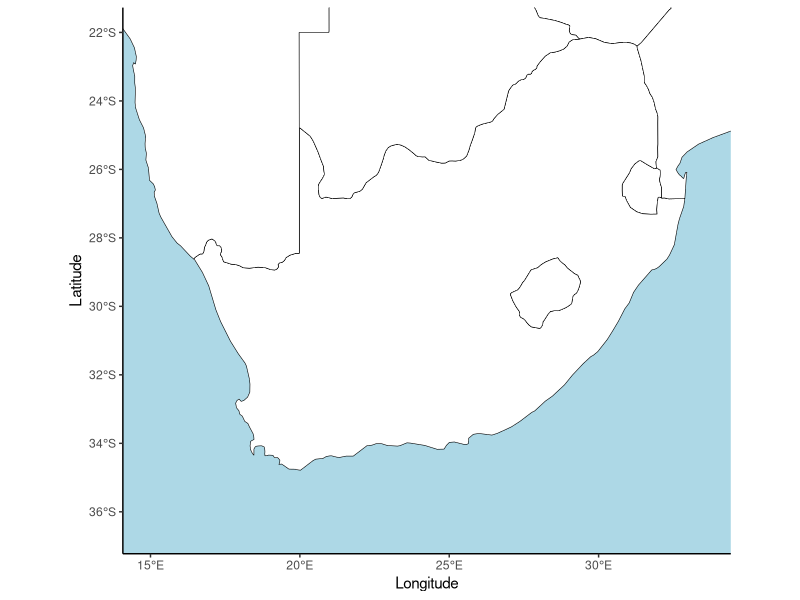
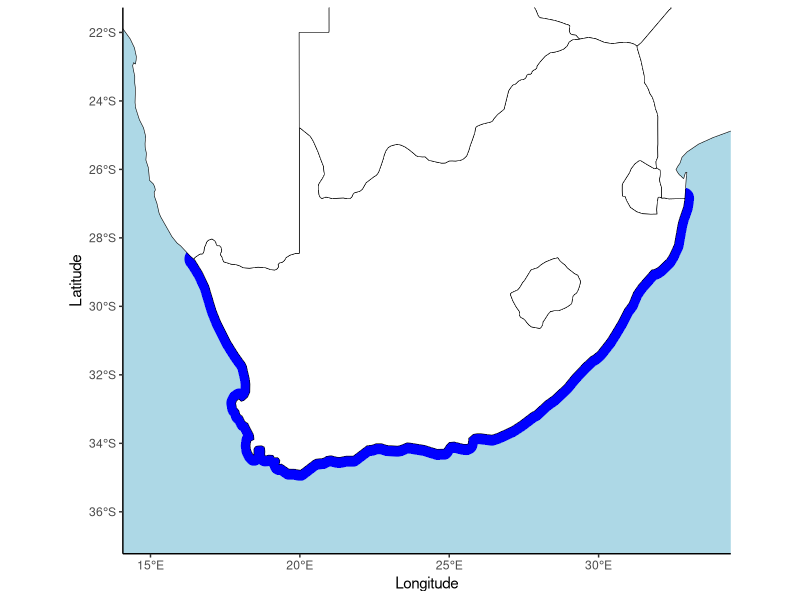
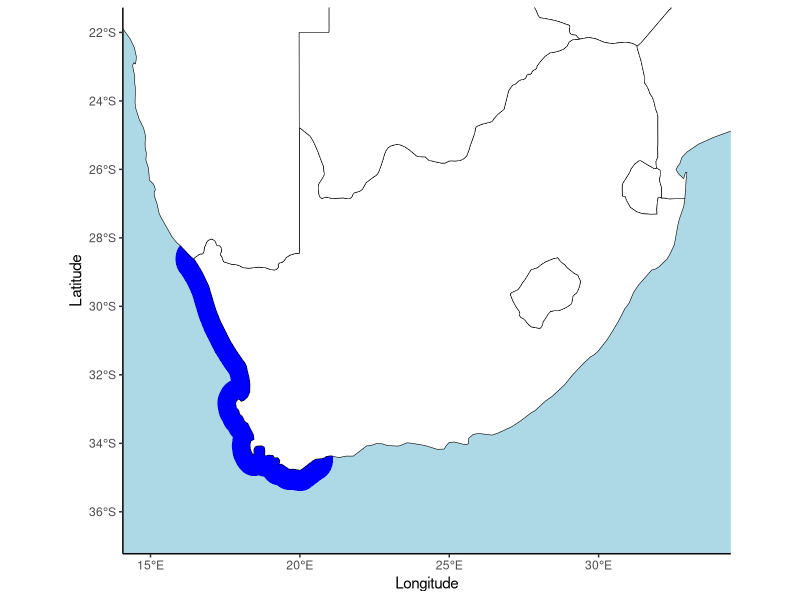
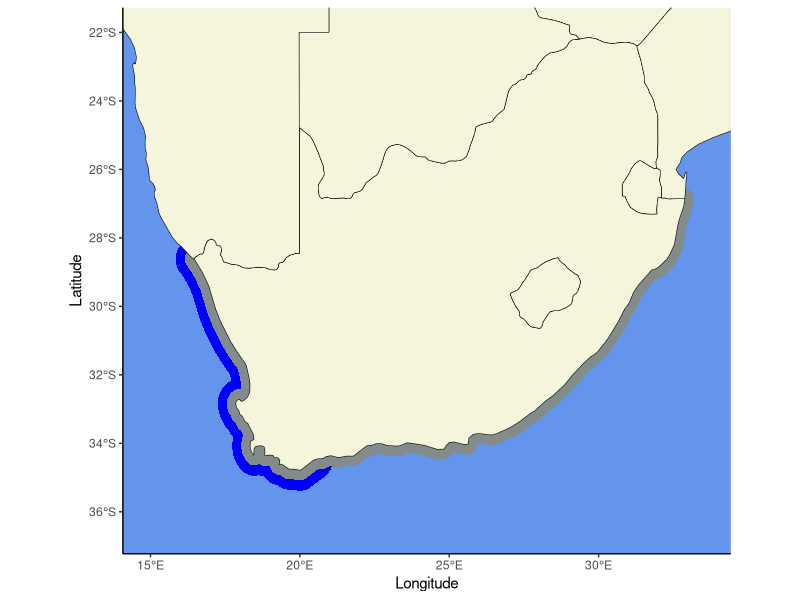

The R script that drew these images, in order:
## ---- chunk 1
#| warning: false

#install packages
# install.packages("rnaturalearth")
# install.packages("sf")
# install.packages("dplyr")
# install.packages("rnaturalearthdata")

# load in libs
library(rnaturalearth)
library(rnaturalearthdata)
library(tidyverse)
library(sf)
library(dplyr)
library(ggplot2)

# for the buffer to work as I expect, swith off
# the functions for spherical geometry:
sf_use_s2(FALSE)
## ---- chunk 2
# the full map extent:
xmin <- 15
xmax <- 33.5
xlim <- c(xmin, xmax)
## ---- chunk 3
ymin <- -36.5
ymax <- -22
ylim <- c(ymin, ymax)
## ---- chunk 4
bbox1 <- st_bbox(c(xmin = xmin, ymin = ymin,
  xmax = xmax, ymax = ymax))
## ---- chunk 5
# make a bounding box for cropping:
xmi <- 15
xma <- 20.5
xli <- c(xmi, xma)
## ---- chunk 6
ymi <- -37.5
yma <- -22
yli <- c(ymi, yma)
## ---- chunk 7
bbox2 <- st_bbox(c(xmin = xmi, ymin = ymi,
  xmax = xma, ymax = yma))
## ---- chunk 8
# might be useful for zooming into a smaller region (False Bay and 
# the Cape Peninsula):
xlim_zoom <- c(17.8, 19); ylim_zoom <- c(-34.5, -33.2)
## ---- chunk 9
safrica_countries <- ne_countries(returnclass = "sf",
                                  continent = "Africa",
                                  country = c("South Africa", "Mozambique",
                                              "Namibia", "Zimbabwe", "Botswana",
                                              "Lesotho", "Eswatini"),
                                  scale = "medium")
## ---- chunk 10

ggplot()+
  geom_sf(data = safrica_countries,
          colour = "black", fill = "white") +
  coord_sf(xlim = xlim,
           ylim = ylim) +
  theme_classic() +
  xlab("Longitude") +
  ylab("Latitude") +
  theme(panel.background = element_rect(fill= "lightblue"))
## ---- chunk 11
safrica <- ne_countries(returnclass = 'sf',
  continent = "Africa",
  country = c("South Africa"),
  scale = "medium")
## ---- chunk 12
safrica_countries_new <- safrica |> 
  group_by(continent) |> 
  summarise() |> 
  st_crop(bbox1) |>
  st_combine()
## ---- chunk 13
buffer <- safrica_countries_new %>%
  st_buffer(0.3)
## ---- chunk 14
ggplot()+
  geom_sf(data = buffer, colour = "blue", fill = "blue") +
  geom_sf(data = safrica_countries,
          colour = "black", fill = "white") +
  coord_sf(xlim = xlim,
           ylim = ylim) +
  theme_classic() +
  xlab("Longitude") +
  ylab("Latitude") +
  theme(panel.background = element_rect(fill= "lightblue"))
## ---- chunk 15
safrica <- ne_countries(returnclass = 'sf',
  continent = "Africa",
  country = c("South Africa"),
  scale = "medium")
## ---- chunk 16
safrica_countries_kf <- safrica |> 
  group_by(continent) |> 
  summarise() |> 
  st_crop(bbox2) |>
  st_combine()
## ---- chunk 17
buffer_kf <- safrica_countries_kf |> 
  st_buffer(0.6) 
## ---- chunk 18
ggplot()+
  geom_sf(data = buffer_kf, colour = "blue", fill = "blue") +
  geom_sf(data = safrica_countries,
          colour = "black", fill = "white") +
  coord_sf(xlim = xlim,
           ylim = ylim) +
  theme_classic() +
  xlab("Longitude") +
  ylab("Latitude") +
  theme(panel.background = element_rect(fill= "lightblue"))
## ---- chunk 19
ggplot()+
  geom_sf(data = buffer_kf, fill = "blue", col = "transparent") +
  geom_sf(data = buffer, fill = "azure4", col = "transparent") +
  geom_sf(data = safrica_countries,
          colour = "black", fill = "beige") + 
  coord_sf(xlim = xlim, 
           ylim = ylim) +
  theme_classic() +
  xlab("Longitude") +
  ylab("Latitude") +
  theme(panel.background = element_rect(fill= "cornflowerblue"))
